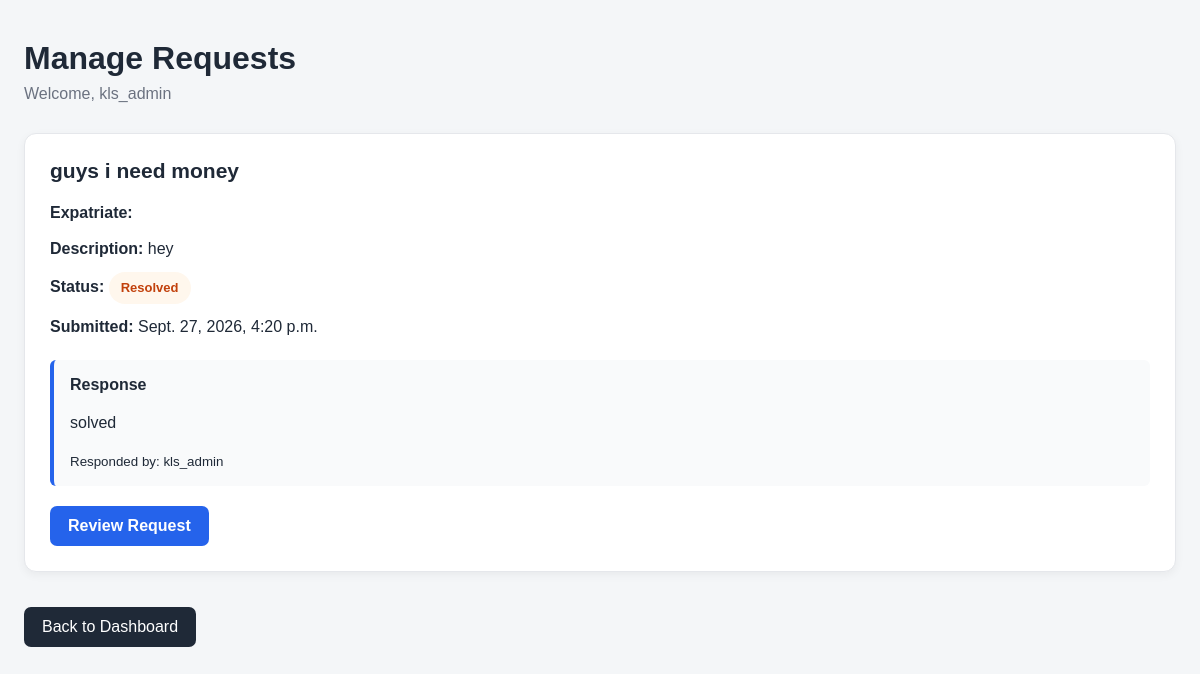
Screenshot of /communications/officer/requests/ (signed in) with the database file from the repository.
### accounts/models.py (models this page shows, shortened)
class User(AbstractUser):
    class Role(models.TextChoices):
        EXPATRIATE = 'EXPATRIATE', 'Expatriate'
        AGENCY = 'AGENCY', 'Agency'
        GOVERNMENT = 'GOVERNMENT', 'Government Officer'
    role = models.CharField(
        max_length=20,
        choices=Role.choices,
        default=Role.EXPATRIATE
    )

### communications/models.py (models this page shows, shortened)
class Request(models.Model):
    class Status(models.TextChoices):
        PENDING = 'PENDING', 'Pending'
        IN_PROGRESS = 'IN_PROGRESS', 'In Progress'
        RESOLVED = 'RESOLVED', 'Resolved'
        REJECTED = 'REJECTED', 'Rejected'
    expatriate = models.ForeignKey(
        'expatriates.Expatriate',
        on_delete=models.CASCADE,
        related_name='requests'
    )
    subject = models.CharField(max_length=200)
    description = models.TextField()
    status = models.CharField(
        max_length=20,
        choices=Status.choices,
        default=Status.PENDING
    )
    response = models.TextField(
        blank=True
    )
    responded_by = models.ForeignKey(
        settings.AUTH_USER_MODEL,
        on_delete=models.SET_NULL,
        null=True,
        blank=True,
        related_name='handled_requests'
    )
    created_at = models.DateTimeField(
        auto_now_add=True
    )
    updated_at = models.DateTimeField(
        auto_now=True
    )

### communications/views.py (the view)
@login_required
def officer_requests(request):
    if request.user.role not in ['AGENCY', 'GOVERNMENT']:
        return redirect('dashboard')
    if request.user.role == 'AGENCY':
        agency = request.user.agencies.first()
        requests = Request.objects.filter(
            expatriate__agency=agency
        ).order_by(
            '-created_at'
        )
    else:
        requests = Request.objects.all().order_by(
            '-created_at'
        )
    return render(
        request,
        'communications/officer_requests.html',
        {
            'requests': requests,
        }
    )

### communications/templates/communications/officer_requests.html (shortened to what this page needs)
<!DOCTYPE html>
<html>
<head>
</head>
<body>
<div class="page-container">
<div class="page-header">
    {% if request.user.role == 'GOVERNMENT' %}
        <h1>Government Requests</h1>
        <p>
            Review and respond to requests submitted by expatriates.
        </p>
    {% else %}
        <h1>Manage Requests</h1>
        <p>
            Welcome,
            {{ request.user.get_full_name|default:request.user.username }}
        </p>
    {% endif %}
</div>
{% if requests %}
    {% for item in requests %}
        <div class="request-card">
            <h2>{{ item.subject }}</h2>
            <div class="request-info">
                <strong>Expatriate:</strong>
            </div>
            <div class="request-info">
                <strong>Description:</strong>
                {{ item.description }}
            </div>
            <div class="request-info">
                <strong>Status:</strong>
                <span class="status">
                    {{ item.get_status_display }}
                </span>
            </div>
            <div class="request-info">
                <strong>Submitted:</strong>
                {{ item.created_at }}
            </div>
            {% if item.response %}
                <div class="response-box">
                    <strong>Response</strong>
                    <p>
                        {{ item.response }}
                    </p>
                    {% if item.responded_by %}
                        <small>
                            Responded by:
                            {{ item.responded_by.get_full_name|default:item.responded_by.username }}
                        </small>
                    {% endif %}
                </div>
            {% else %}
                <p class="no-response">
                    No response yet.
                </p>
            {% endif %}
            <a
                href="{% url 'handle_request' item.id %}"
                class="review-button"
            >
                Review Request
            </a>
        </div>
    {% endfor %}
{% endif %}
<a href="{% url 'dashboard' %}" class="back-button">
    Back to Dashboard
</a>
</div>
</body>
</html>

### communications/templates/communications/officer_requests.html (style rules this page uses)
* { box-sizing: border-box; }
body { margin: 0; font-family: Arial, sans-serif; background: #f4f6f8; color: #1f2937; }
.page-container { max-width: 1200px; margin: 0 auto; padding: 40px 24px; }
.page-header { margin-bottom: 30px; }
.page-header h1 { margin: 0 0 8px; font-size: 32px; }
.page-header p { margin: 0; color: #6b7280; }
.request-card { background: white; border-radius: 12px; padding: 25px; margin-bottom: 20px; border: 1px solid #e5e7eb; box-shadow: 0 3px 10px rgba(0, 0, 0, 0.05); }
.request-card h2 { margin-top: 0; font-size: 21px; }
.request-info { margin-bottom: 10px; line-height: 1.6; }
.status { display: inline-block; padding: 6px 12px; border-radius: 20px; background: #fff7ed; color: #c2410c; font-size: 13px; font-weight: bold; }
.response-box { margin-top: 20px; padding: 16px; background: #f9fafb; border-left: 4px solid #2563eb; border-radius: 6px; }
.response-box p { line-height: 1.6; }
.back-button { display: inline-block; margin-top: 15px; padding: 11px 18px; background: #1f2937; color: white; text-decoration: none; border-radius: 7px; }
.review-button { display: inline-block; margin-top: 20px; padding: 11px 18px; background: #2563eb; color: white; text-decoration: none; border-radius: 7px; font-weight: 600; }

### rows the page displays
User: user.get_full_name "kls_admin"
Request: subject "guys i need money", description "hey", status "Resolved", created_at "Sept. 27, 2026, 4:20 p.m.", response "solved", responded_by.get_full_name "kls_admin"
